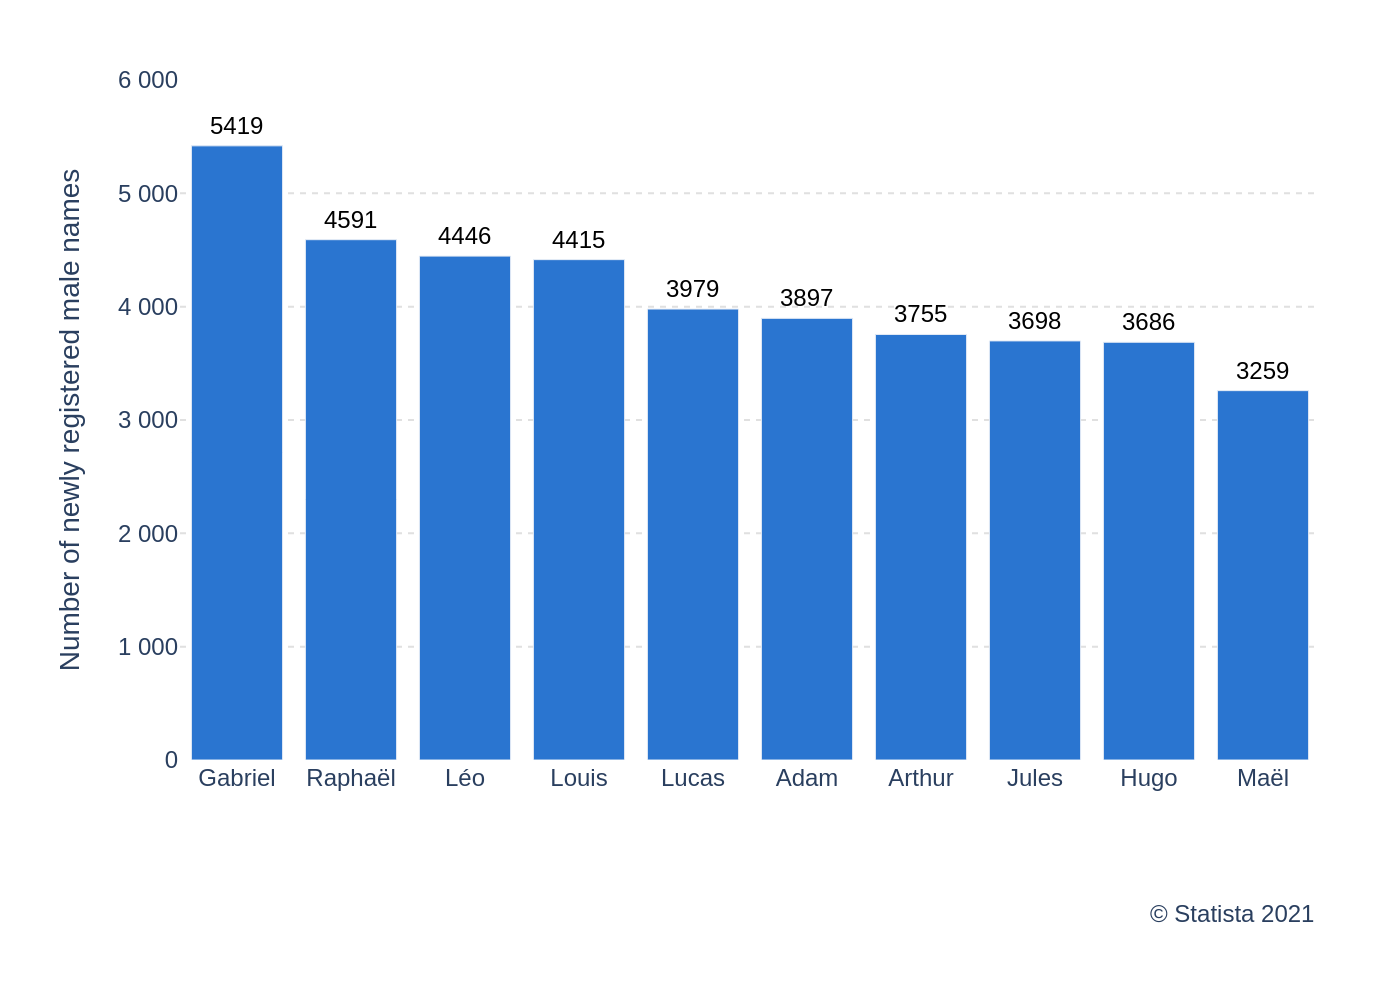

This chart was generated by the following Python code:
import sys
import json
import plotly.graph_objects as go

if len(sys.argv) != 2:
    print("Usage: python create_chart.py <path_to_json_file>")
    sys.exit(1)

json_path = sys.argv[1]

try:
    with open(json_path, 'r', encoding='utf-8') as f:
        data = json.load(f)
except FileNotFoundError:
    print(f"Error: JSON file not found at {json_path}")
    sys.exit(1)
except json.JSONDecodeError:
    print(f"Error: Could not decode JSON from {json_path}")
    sys.exit(1)

chart_data = data.get('chart_data', [])
texts = data.get('texts', {})
colors = data.get('colors', [])

categories = [item.get('category') for item in chart_data]
values = [item.get('value') for item in chart_data]

fig = go.Figure()

fig.add_trace(go.Bar(
    x=categories,
    y=values,
    text=values,
    textposition='outside',
    texttemplate='%{text:d}',
    marker_color=colors[0] if colors else '#2A75D0',
    cliponaxis=False,
    textfont=dict(
        family="Arial",
        size=12,
        color='black'
    )
))

title_text = ""
if texts.get('title'):
    title_text += f"<b>{texts['title']}</b>"
if texts.get('subtitle'):
    title_text += f"<br><sub>{texts['subtitle']}</sub>"

fig.update_layout(
    title_text=title_text,
    title_x=0.5,
    font=dict(family="Arial"),
    xaxis_title=texts.get('xaxis_title'),
    yaxis_title=texts.get('yaxis_title'),
    yaxis=dict(
        range=[0, 6000],
        showgrid=True,
        gridcolor='#e0e0e0',
        griddash='dot',
        tickvals=[0, 1000, 2000, 3000, 4000, 5000, 6000],
        ticktext=['0', '1 000', '2 000', '3 000', '4 000', '5 000', '6 000']
    ),
    xaxis=dict(
        showgrid=False,
        categoryorder='array',
        categoryarray=categories
    ),
    plot_bgcolor='white',
    paper_bgcolor='white',
    showlegend=False,
    margin=dict(l=90, r=40, t=40, b=120)
)

if texts.get('source'):
    fig.add_annotation(
        text=texts['source'],
        xref="paper", yref="paper",
        x=1, y=-0.2,
        showarrow=False,
        xanchor='right',
        yanchor='top',
        font=dict(family="Arial", size=12)
    )

output_filename = json_path.rsplit('.', 1)[0] + '.png'
fig.write_image(output_filename, scale=2)

print(f"Chart saved to {output_filename}")
